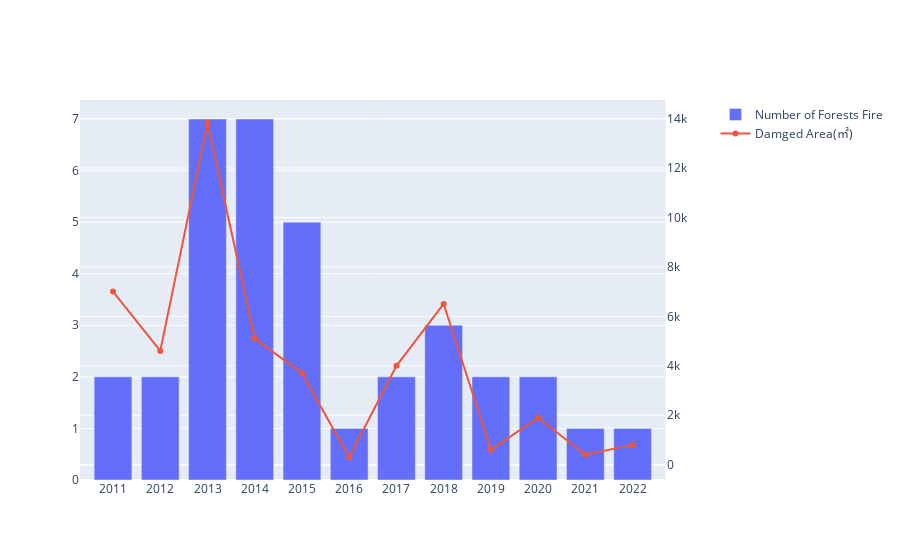

The notebook cell this image was saved under:
### Markdown cell above
## 2011년 ~ 2022년 광주광역시 연도별 산불 발생 횟수 & 총 피해 면적

### Code cell
import plotly.graph_objects as go
from plotly.subplots import make_subplots

fire['startyear'] = pd.to_datetime(fire['date']).dt.year

year_count=pd.DataFrame(fire.groupby(['startyear']).count()['fire_cause'])
year_count.columns=['firecounts']
fire['damage_area(m^2)']=fire['damage_area(m^2)'].astype(float)

year_sum=pd.DataFrame(fire.groupby(['startyear']).sum()['damage_area(m^2)'])

fig = make_subplots(specs=[[{"secondary_y": True}]])

fig.add_trace(
    go.Bar(x=year_count.index, y=year_count['firecounts'], name="Number of Forests Fire"),
    secondary_y=False,
)

fig.add_trace(
    go.Scatter(x=year_count.index, y=year_sum['damage_area(m^2)'], name="Damged Area(㎡)"),
    secondary_y=True,
)

fig.update_layout(xaxis=dict(tickmode='linear'))

fig.show()

### Figure 1 — Plotly figure (JSON) as saved in the notebook; plotly's stock layout.template omitted (floating-point values rounded to 4 significant figures)
{"data": [{"name": "Number of Forests Fire", "type": "bar", "x": [2011, 2012, 2013, 2014, 2015, 2016, 2017, 2018, 2019, 2020, 2021, 2022], "xaxis": "x", "y": [2, 2, 7, 7, 5, 1, 2, 3, 2, 2, 1, 1], "yaxis": "y"}, {"name": "Damged Area(㎡)", "type": "scatter", "x": [2011, 2012, 2013, 2014, 2015, 2016, 2017, 2018, 2019, 2020, 2021, 2022], "xaxis": "x", "y": [7000, 4600, 13830, 5100, 3700, 300, 4000, 6500, 600, 1900.0, 400, 800], "yaxis": "y2"}], "layout": {"autosize": true, "xaxis": {"anchor": "y", "autorange": true, "domain": [0, 0.94], "range": [2010.0, 2023.0], "tickmode": "linear", "type": "linear"}, "yaxis": {"anchor": "x", "autorange": true, "domain": [0, 1], "range": [0, 7.368], "type": "linear"}, "yaxis2": {"anchor": "x", "autorange": true, "overlaying": "y", "range": [-816.6, 14950.0], "side": "right", "type": "linear"}}}
